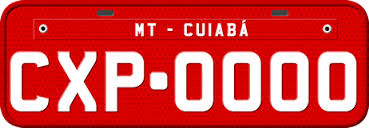
#> input picture Imagens/placa-02.jpg, 369 x 128 px
$ python Quest_7.py
#> lines starting #> are read from the running program, lines starting #| are printed output that depends on the picture; after the words box and inside, x2 and y2 are one past the last pixel; in counts of white or black regions, pixels touching at a corner belong together
#Funciona muito bem em imagens bimodais (com dois tons predominantes: objeto e fundo).

#Escolhe o threshold ideal com base na distribuição dos pixels (histograma).

import cv2
import matplotlib.pyplot as plt

def segmentar_otsu(caminho_img, titulo_objeto):
    # Carregar imagem em escala de cinza
#> called with caminho_img = 'Imagens/placa-02.jpg', titulo_objeto = 'Letras da Placa'
    img = cv2.imread(caminho_img, cv2.IMREAD_GRAYSCALE)
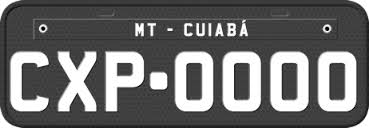
#> img: shape (128, 369); min 0, max 255, mean 109.3
    if img is None:
        print(f"Erro ao carregar a imagem: {caminho_img}")
        return

    # Aplicar Otsu (thresholding automático)
    _, img_segmentada = cv2.threshold(img, 0, 255, cv2.THRESH_BINARY + cv2.THRESH_OTSU)
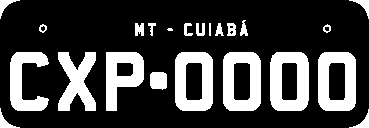
#> img_segmentada: shape (128, 369); 24.8% white; 23 white regions (1 under 20 px), largest, box (x1, y1, x2, y2) and area: (270, 52, 309, 111) 1644, (318, 52, 356, 111) 1574, (175, 52, 213, 111) 1571

    # Exibir a imagem original e a segmentada
    plt.figure(figsize=(10, 5))

    plt.subplot(1, 2, 1)
    plt.title("Imagem Original")
    plt.imshow(img, cmap='gray')
    plt.axis('off')

    plt.subplot(1, 2, 2)
    plt.title(f"Segmentação Otsu - {titulo_objeto}")
    plt.imshow(img_segmentada, cmap='gray')
    plt.axis('off')

    plt.tight_layout()
    plt.show()
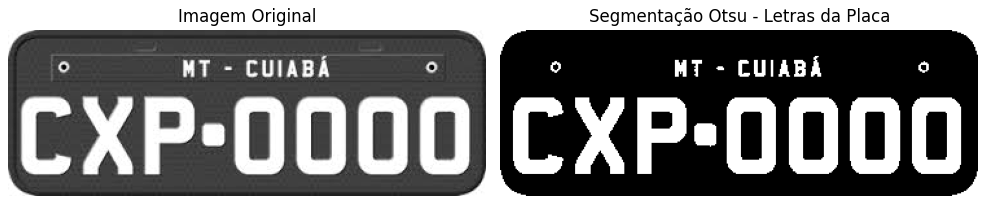
#> figure drawn by matplotlib, 2 panels

# a) Letras da placa
segmentar_otsu("Imagens/placa-02.jpg", "Letras da Placa")

# b) Barco e pessoas
segmentar_otsu("Imagens/barco.jpg", "Barco e Pessoas")
#> call 2 of segmentar_otsu, with caminho_img = 'Imagens/barco.jpg', titulo_objeto = 'Barco e Pessoas'
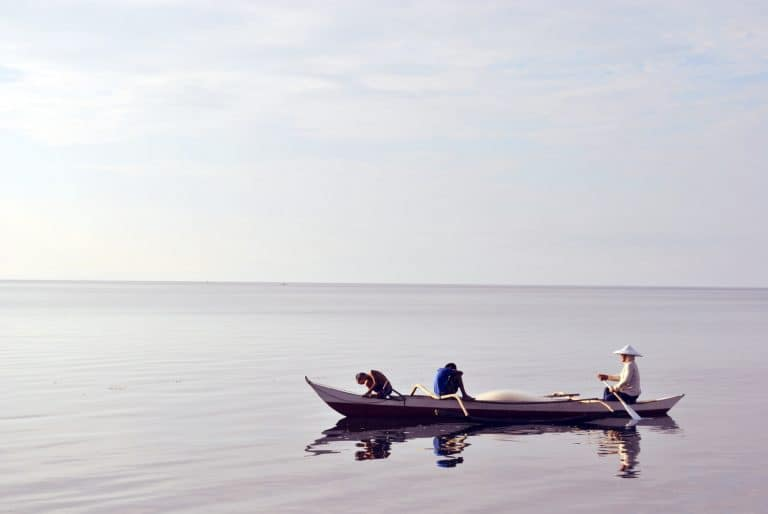
#> input picture Imagens/barco.jpg, 768 x 514 px
#> in segmentar_otsu (call 2), `_, img_segmentada = cv2.threshold(img, 0, 255, cv2.THRESH_BINARY + cv2..`:
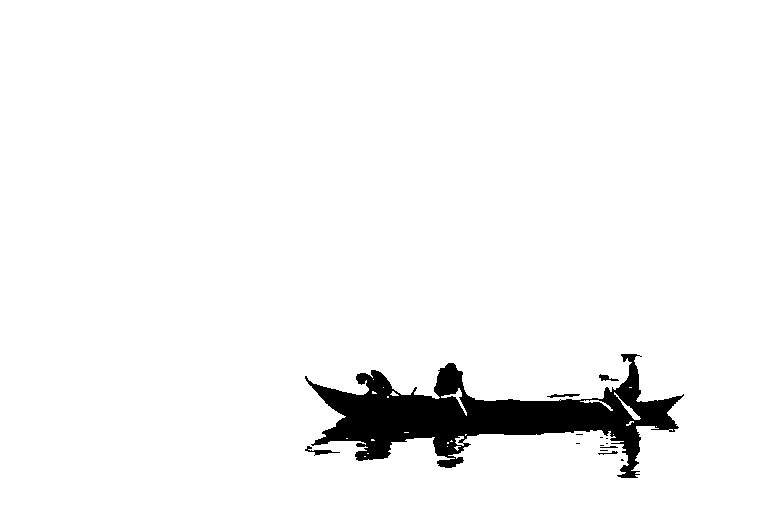
#> img_segmentada: shape (514, 768); 95.6% white; 14 black regions (8 under 20 px), largest, box (x1, y1, x2, y2) and area: (305, 354, 684, 478) 16850, (305, 446, 340, 456) 107, (547, 394, 580, 398) 72, (599, 374, 619, 381) 67, (598, 451, 618, 455) 31, (600, 446, 618, 448) 24
